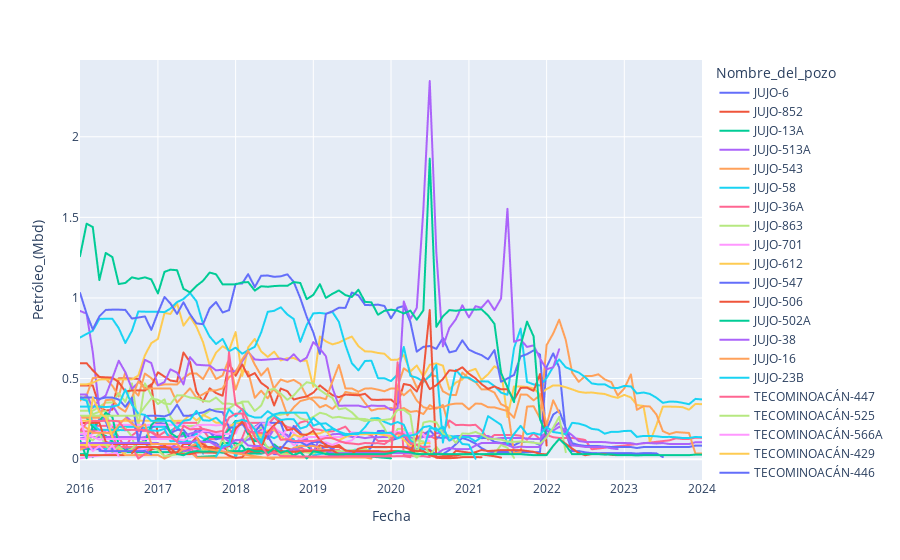

Notebook cell for this chart:
### Code cell
fig3=plotly_express.line(asig,x='Fecha',y='Petróleo_(Mbd)',line_shape='linear',color='Nombre_del_pozo')
fig3.show() #graficamos el comportamiento de producción a lo largo de la vida del pozo
